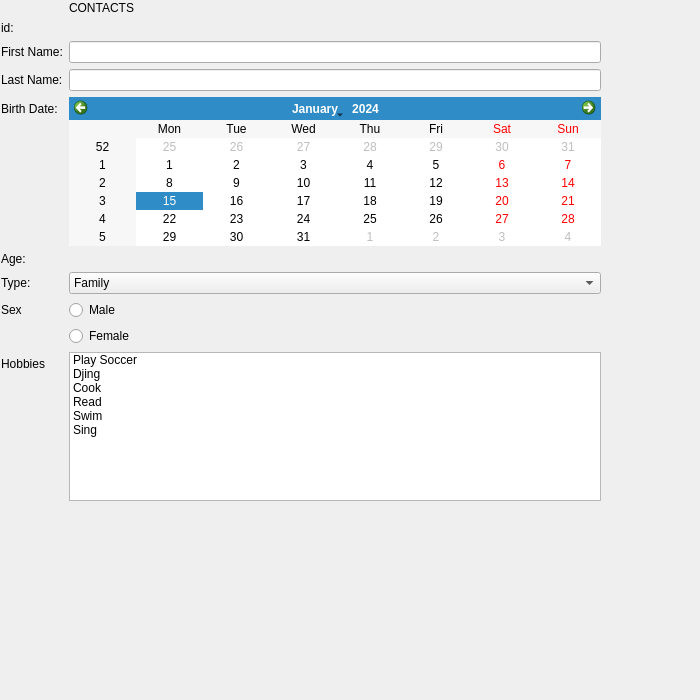
<?xml version="1.0" encoding="UTF-8"?>
<ui version="4.0">
 <class>Form</class>
 <widget class="QWidget" name="Form">
  <property name="geometry">
   <rect>
    <x>0</x>
    <y>0</y>
    <width>700</width>
    <height>700</height>
   </rect>
  </property>
  <property name="windowTitle">
   <string>Form</string>
  </property>
  <widget class="QWidget" name="formLayoutWidget">
   <property name="geometry">
    <rect>
     <x>0</x>
     <y>0</y>
     <width>601</width>
     <height>501</height>
    </rect>
   </property>
   <layout class="QFormLayout" name="formLayout">
    <property name="sizeConstraint">
     <enum>QLayout::SetMaximumSize</enum>
    </property>
    <property name="verticalSpacing">
     <number>6</number>
    </property>
    <property name="leftMargin">
     <number>1</number>
    </property>
    <property name="topMargin">
     <number>1</number>
    </property>
    <item row="1" column="0">
     <widget class="QLabel" name="label_2">
      <property name="text">
       <string>id:</string>
      </property>
     </widget>
    </item>
    <item row="2" column="0">
     <widget class="QLabel" name="label_3">
      <property name="text">
       <string>First Name:</string>
      </property>
     </widget>
    </item>
    <item row="2" column="1">
     <widget class="QLineEdit" name="lineEdit"/>
    </item>
    <item row="3" column="0">
     <widget class="QLabel" name="label_4">
      <property name="text">
       <string>Last Name:</string>
      </property>
     </widget>
    </item>
    <item row="4" column="0">
     <widget class="QLabel" name="label_5">
      <property name="text">
       <string>Birth Date:</string>
      </property>
     </widget>
    </item>
    <item row="4" column="1">
     <widget class="QCalendarWidget" name="calendarWidget"/>
    </item>
    <item row="5" column="0">
     <widget class="QLabel" name="label_6">
      <property name="text">
       <string>Age:</string>
      </property>
     </widget>
    </item>
    <item row="6" column="0">
     <widget class="QLabel" name="label_7">
      <property name="text">
       <string>Type: </string>
      </property>
     </widget>
    </item>
    <item row="6" column="1">
     <widget class="QComboBox" name="comboBox">
      <item>
       <property name="text">
        <string>Family</string>
       </property>
      </item>
      <item>
       <property name="text">
        <string>Friend</string>
       </property>
      </item>
      <item>
       <property name="text">
        <string>Job</string>
       </property>
      </item>
      <item>
       <property name="text">
        <string>Unknown</string>
       </property>
      </item>
     </widget>
    </item>
    <item row="7" column="0">
     <widget class="QLabel" name="label_8">
      <property name="text">
       <string>Sex</string>
      </property>
     </widget>
    </item>
    <item row="7" column="1">
     <widget class="QRadioButton" name="radioButton">
      <property name="text">
       <string>Male</string>
      </property>
     </widget>
    </item>
    <item row="8" column="1">
     <widget class="QRadioButton" name="radioButton_2">
      <property name="text">
       <string>Female</string>
      </property>
     </widget>
    </item>
    <item row="9" column="1">
     <widget class="QListWidget" name="listWidget_2">
      <property name="selectionMode">
       <enum>QAbstractItemView::MultiSelection</enum>
      </property>
      <item>
       <property name="text">
        <string>Play Soccer</string>
       </property>
      </item>
      <item>
       <property name="text">
        <string>Djing</string>
       </property>
      </item>
      <item>
       <property name="text">
        <string>Cook</string>
       </property>
      </item>
      <item>
       <property name="text">
        <string>Read</string>
       </property>
      </item>
      <item>
       <property name="text">
        <string>Swim</string>
       </property>
      </item>
      <item>
       <property name="text">
        <string>Sing</string>
       </property>
      </item>
     </widget>
    </item>
    <item row="9" column="0">
     <widget class="QLabel" name="label_9">
      <property name="text">
       <string>Hobbies</string>
      </property>
     </widget>
    </item>
    <item row="3" column="1">
     <widget class="QLineEdit" name="lineEdit_2"/>
    </item>
    <item row="0" column="1">
     <widget class="QLabel" name="label">
      <property name="text">
       <string>CONTACTS</string>
      </property>
     </widget>
    </item>
   </layout>
  </widget>
  <widget class="QLabel" name="label_10">
   <property name="geometry">
    <rect>
     <x>300</x>
     <y>100</y>
     <width>554</width>
     <height>10</height>
    </rect>
   </property>
   <property name="text">
    <string/>
   </property>
  </widget>
 </widget>
 <resources/>
 <connections/>
</ui>
